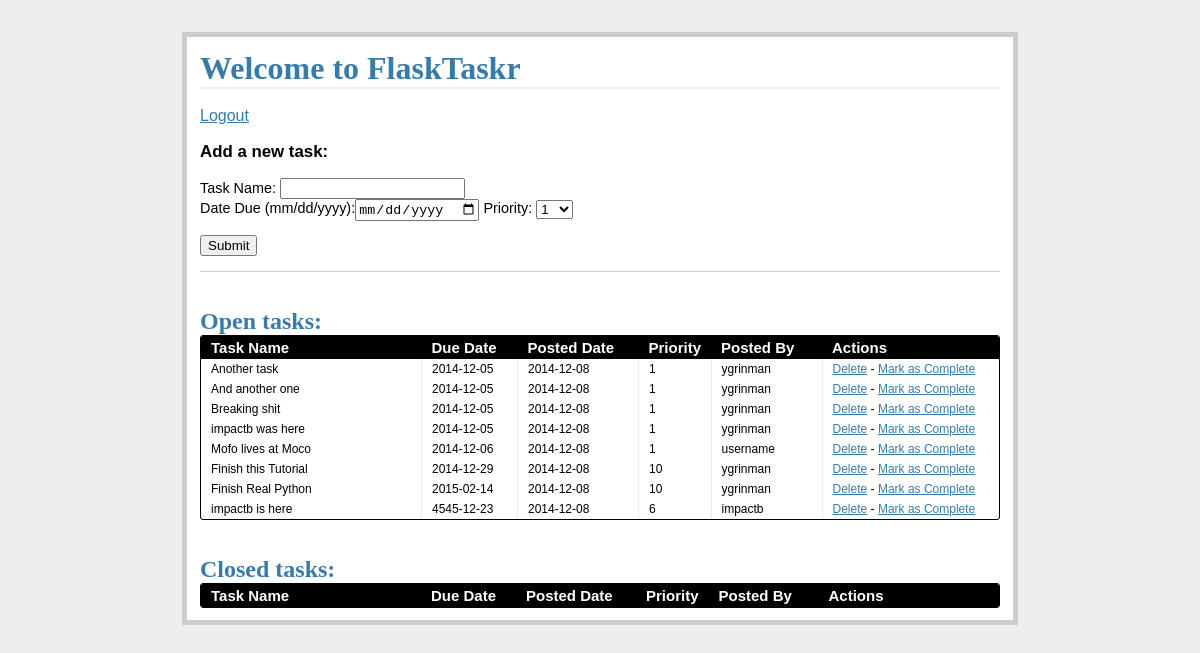
Screenshot of /tasks/ (signed in) with the database file from the repository.
### models.py (models this page shows, shortened)
class Task(db.Model):
	import datetime
	__tablename__ = "tasks"
	task_id = db.Column(db.Integer, primary_key=True)
	name = db.Column(db.String, nullable=False)
	due_date = db.Column(db.Date, nullable=False)
	priority = db.Column(db.Integer, nullable=False)
	posted_date = db.Column(db.Date, default=datetime.datetime.utcnow())
	status = db.Column(db.Integer)
	user_id = db.Column(db.Integer, db.ForeignKey('users.id'))

class User(db.Model):
	__tablename__ = "users"
	id = db.Column(db.Integer, primary_key=True)
	name = db.Column(db.String, unique=True, nullable=False)
	email = db.Column(db.String, unique=True, nullable=False)
	password = db.Column(db.String, nullable=False)
	tasks = db.relationship('Task', backref='poster')

### views.py (the view)
@app.route('/tasks/')
@login_required
def tasks():
	open_tasks = db.session.query(Task) \
		.filter_by(status='1').order_by(Task.due_date.asc())
	closed_tasks = db.session.query(Task) \
		.filter_by(status='0').order_by(Task.due_date.asc())
	return render_template(
		'tasks.html',
		form=AddTaskForm(request.form),
		open_tasks=open_tasks,
		closed_tasks=closed_tasks
	)

### forms.py
class AddTaskForm(Form):
    task_id = IntegerField('Priority')
    name = TextField('Task Name', validators=[DataRequired()])
    due_date = DateField(
        'Date Due (mm/dd/yyyy)',
        validators=[DataRequired()], format='%m/%d/%Y'
    )
    priority = SelectField(
        'Priority',
        validators=[DataRequired()],
        choices=[
            ('1', '1'), ('2', '2'), ('3', '3'), ('4', '4'), ('5', '5'),
            ('6', '6'), ('7', '7'), ('8', '8'), ('9', '9'), ('10', '10')
        ]
    )
    status = IntegerField('Status')

### views.py (called while the page is built)
def login_required(test):
	@wraps(test)
	def wrap(*args, **kwargs):
		if 'logged_in' in session:
			return test(*args, **kwargs)
		else:
			flash('You need to login first.')
			return redirect(url_for('login'))
	return wrap

### templates/tasks.html (shortened to what this page needs)
{% extends "template.html" %}
{% block content %}
  <h1>Welcome to FlaskTaskr</h1>
  <br>
  <a href="/logout">Logout</a>
  <div class="add-task">
    <h3>Add a new task:</h3>
      <form action="{{ url_for('new_task') }}" method="post">
        <p>{{ form.name.label }}: {{ form.name }}<br>{{ form.due_date.label }}:{{ form.due_date }}&nbsp;{{ form.priority.label }}: {{ form.priority }}</p>
        <p><input type="submit" value="Submit"></p>
      </form>
  </div>
  <div class="entries">
    <br>
    <br>
    <h2>Open tasks:</h2>
    <div class="datagrid">
      <table>
        <thead>
          <tr>
            <th width="200px"><strong>Task Name</strong></th>
            <th width="75px"><strong>Due Date</strong></th>
            <th width="100px"><strong>Posted Date</strong></th>
            <th width="50px"><strong>Priority</strong></th>
            <th width="90px"><strong>Posted By</strong></th>
            <th><strong>Actions</strong></th>
          </tr>
        </thead>
        {% for o in open_tasks %}
          <tr>
            <td width="200px">{{ o.name }}</td>
            <td width="75px">{{ o.due_date }}</td>
            <td width="100px">{{ o.posted_date }}</td>
            <td width="50px">{{ o.priority }}</td>
            <td width="90px">{{ o.poster.name }}</td>
            <td>
              <a href="{{ url_for('delete_entry', task_id = o.task_id) }}">Delete</a>  -
              <a href="{{ url_for('complete', task_id = o.task_id) }}">Mark as Complete</a>
            </td>
          </tr>
        {% endfor %}
      </table>
    </div>
  </div>
  <br>
  <br>
  <div class="entries">
    <h2>Closed tasks:</h2>
    <div class="datagrid">
      <table>
        <thead>
          <tr>
            <th width="200px"><strong>Task Name</strong></th>
            <th width="75px"><strong>Due Date</strong></th>
            <th width="100px"><strong>Posted Date</strong></th>
            <th width="50px"><strong>Priority</strong></th>
            <th width="90px"><strong>Posted By</strong></th>
            <th><strong>Actions</strong></th>
          </tr>
        </thead>
      </table>
    </div>
{% endblock %}

### templates/template.html (shortened to what this page needs)
<!DOCTYPE html>
<html>
	<head>
		<link rel="stylesheet" href="{{ url_for('static', filename='css/styles.css') }}">
	</head>
	<body>
		<div class="page">
			{% block content %}
			{% endblock %}
	</body>
</html>

### static/css/styles.css (style rules this page uses)
body { font-family: sans-serif; background: #eee; }
a, h1, h2 { color: #377BA8; }
h1, h2 { font-family: 'Georgia', serif; margin: 0; }
h1 { border-bottom: 2px solid #eee; }
h2 { font-size: 1.5em; }
.page { margin: 2em auto; width: 50em; border: 5px solid #ccc; padding: 0.8em; background: white; }
.entries { list-style: none; margin: 0; padding: 0; }
.add-task { font-size: 0.9em; border-bottom: 1px solid #ccc; }
.datagrid table { border-collapse: collapse; text-align: left; width: 100%; }
.datagrid { background: #fff; overflow: hidden; border: 1px solid #000000; border-radius: 3px; }
.datagrid table td, .datagrid table th { padding: 3px 10px; }
.datagrid table thead th { background-color: #000000; color: #FFFFFF; font-size: 15px; font-weight: bold; }
.datagrid table thead th:first-child { border: none; }
.datagrid table tbody td { color: #000000; border-left: 1px solid #E1EEF4; font-size: 12px; font-weight: normal; }
.datagrid table tbody td:first-child { border-left: none; }
.datagrid table tbody tr:last-child td { border-bottom: none; }

### rows the page displays
Task: name "Another task", due_date "2014-12-05", posted_date "2014-12-08", priority "1", poster.name "ygrinman"
Task: name "And another one", due_date "2014-12-05", posted_date "2014-12-08", priority "1", poster.name "ygrinman"
Task: name "Breaking shit", due_date "2014-12-05", posted_date "2014-12-08", priority "1", poster.name "ygrinman"
Task: name "impactb was here", due_date "2014-12-05", posted_date "2014-12-08", priority "1", poster.name "ygrinman"
Task: name "Mofo lives at Moco", due_date "2014-12-06", posted_date "2014-12-08", priority "1", poster.name "username"
Task: name "Finish this Tutorial", due_date "2014-12-29", posted_date "2014-12-08", priority "10", poster.name "ygrinman"
Task: name "Finish Real Python", due_date "2015-02-14", posted_date "2014-12-08", priority "10", poster.name "ygrinman"
Task: name "impactb is here", due_date "4545-12-23", posted_date "2014-12-08", priority "6", poster.name "impactb"
